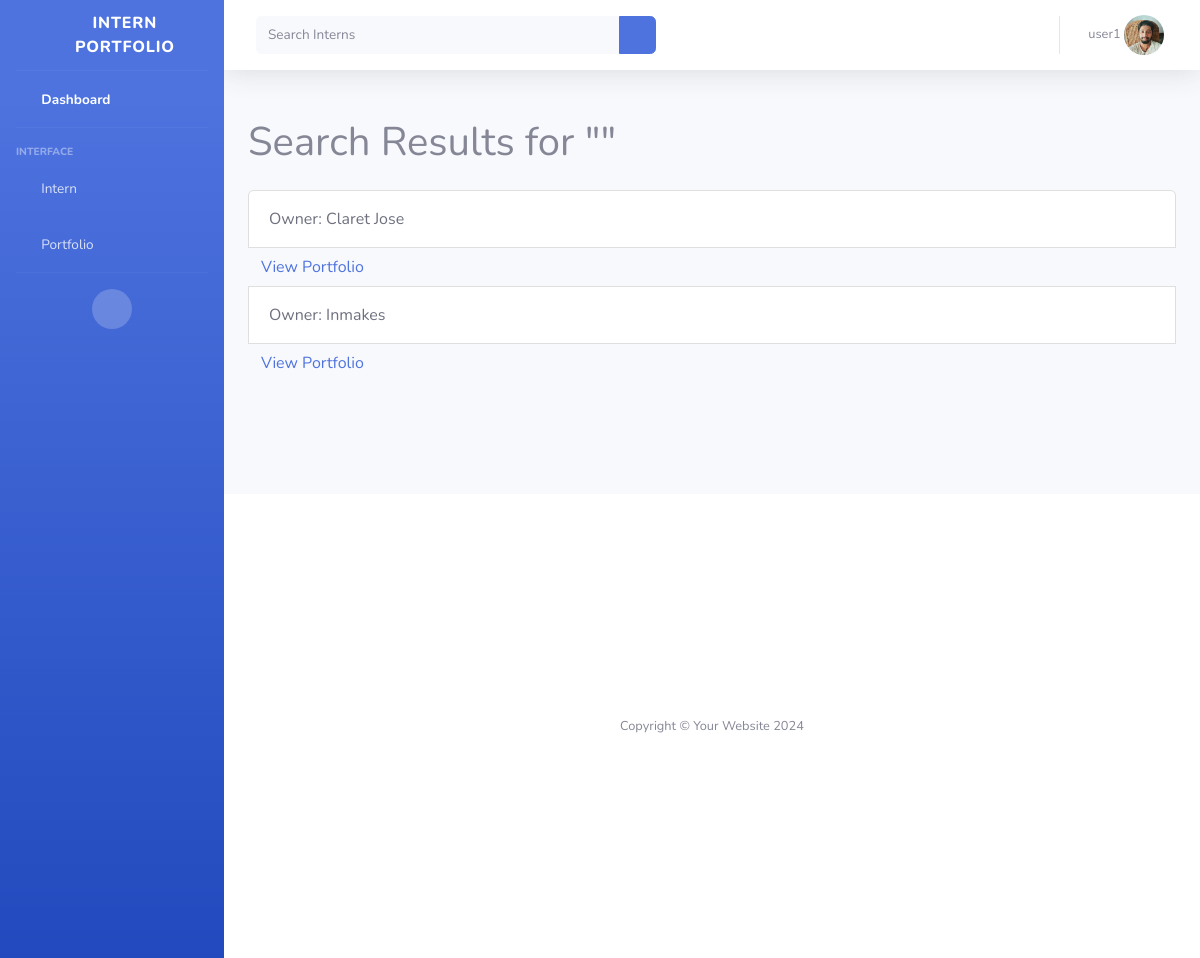
/search/ (signed in), run on the app's committed database.
### profiles/models.py (models this page shows, shortened)
class UserProfile(models.Model):
    user = models.OneToOneField(User, on_delete=models.CASCADE)
    name = models.CharField(max_length=200)
    email = models.EmailField(max_length=200, null=True, unique=True)
    phone = models.CharField(max_length=15, null=True)
    profile_pic = models.ImageField(null=True, blank=True)

class Portfolio(models.Model):
    user_profile = models.ForeignKey(UserProfile, on_delete=models.CASCADE)
    bio = models.TextField(blank=True)
    skills = models.TextField(blank=True)
    education = models.TextField(blank=True)
    created_at = models.DateTimeField(auto_now_add=True)

### profiles/views.py (the view)
# urls.py: path('search/', search, name='search'),
def search(request):
    query = request.GET.get('q', '')
    portfolios = Portfolio.objects.filter(user_profile__name__icontains=query)
    context = {
        'query': query,
        'portfolios': portfolios,
    }
    return render(request, 'search.html', context)

### profiles/context_processor.py (called while the page is built)
def is_admin(request):
    is_admin = False
    if request.user.is_authenticated and request.user.groups.filter(name='Admin').exists():
        is_admin = True
    return {'is_admin':is_admin}

def is_intern(request):
    is_intern = False
    if request.user.is_authenticated and request.user.groups.filter(name='Intern').exists():
        is_intern = True
    return {'is_intern':is_intern}

### templates/search.html (shortened to what this page needs)
{% extends 'base.html' %}
{% block content %}
    <div class="container">
        <h1 class="my-4">Search Results for "{{ query }}"</h1>
        <div class="list-group">
            {% if portfolios %}
                {% for portfolio in portfolios %}
                    <a href="#" class="list-group-item list-group-item-action">
                        <p class="mb-1">Owner: {{ portfolio.user_profile.name }}</p>
                        <a href="{% url 'portfolio_view' portfolio.id %}" class="btn btn-link text-left">View Portfolio</a>
                    </a>
                {% endfor %}
            {% else %}
                <div class="list-group-item">
                    No portfolios found.
                </div>
            {% endif %}
        </div>
    </div>
{% endblock %}

### templates/base.html (shortened to what this page needs)
<!DOCTYPE html>
{% load static %}
<html lang="en">
<head>
    <link href="https://cdn.jsdelivr.net/npm/bootstrap@5.3.3/dist/css/bootstrap.min.css" rel="stylesheet">
    <link href="{% static 'vendor/fontawesome-free/css/all.min.css' %}" rel="stylesheet" type="text/css">
    <link href="{% static 'css/sb-admin-2.min.css' %}" rel="stylesheet">
</head>
</html>
<body id="page-top">
    <div id="wrapper">
        <ul class="navbar-nav bg-gradient-primary sidebar sidebar-dark accordion" id="accordionSidebar">
            <a class="sidebar-brand d-flex align-items-center justify-content-center" href="{% url 'dash' %}">
                <div class="sidebar-brand-icon rotate-n-15">
                    <i class="fas fa-laugh-wink"></i>
                </div>
                <div class="sidebar-brand-text mx-3">Intern Portfolio</div>
            </a>
            <hr class="sidebar-divider my-0">
            <li class="nav-item active">
                <a class="nav-link" href="{% url 'dash' %}">
                    <i class="fas fa-fw fa-tachometer-alt"></i>
                    <span>Dashboard</span></a>
            </li>
            {% if is_admin or is_intern %}
            <hr class="sidebar-divider">
            <div class="sidebar-heading">
                Interface
            </div>
            <li class="nav-item">
                <a class="nav-link collapsed" href="#" data-toggle="collapse" data-target="#collapseTwo"
                    aria-expanded="true" aria-controls="collapseTwo">
                    <i class="fas fa-fw fa-cog"></i>
                    <span>Intern </span>
                </a>
            </li>
            <li class="nav-item">
                <a class="nav-link collapsed" href="#" data-toggle="collapse" data-target="#collapseUtilities"
                    aria-expanded="true" aria-controls="collapseUtilities">
                    <i class="fas fa-fw fa-wrench"></i>
                    <span>Portfolio</span>
                </a>
            </li>
            <hr class="sidebar-divider d-none d-md-block">
            <div class="text-center d-none d-md-inline">
                <button class="rounded-circle border-0" id="sidebarToggle"></button>
            </div>
            {% endif %}
        </ul>
        <div id="content-wrapper" class="d-flex flex-column">
            <div id="content">
                <nav class="navbar navbar-expand navbar-light bg-white topbar mb-4 static-top shadow">
                    <form action="{% url 'search' %}" method="get"
                        class="d-none d-sm-inline-block form-inline mr-auto ml-md-3 my-2 my-md-0 mw-100 navbar-search">
                        <div class="input-group">
                            <input type="text" name="q" class="form-control bg-light border-0 small" placeholder="Search Interns"
                                aria-label="Search" aria-describedby="basic-addon2">
                            <div class="input-group-append">
                                <button class="btn btn-primary" type="submit">
                                    <i class="fas fa-search fa-sm"></i>
                                </button>
                            </div>
                        </div>
                    </form>
                    <ul class="navbar-nav ml-auto">
                        <li class="nav-item dropdown no-arrow">
                            <a class="nav-link dropdown-toggle" href="#" id="userDropdown" role="button"
                                data-toggle="dropdown" aria-haspopup="true" aria-expanded="false">
                                <span class="mr-2 d-none d-lg-inline text-gray-600 small">{{request.user}}
                                    {% if request.user.userprofile.profile_pic %}
                                    <img class="image-profile rounded-circle" src="{{ request.user.userprofile.profile_pic.url }}" alt="Profile" >
                                    {% else %}
                                    <img class="image-profile rounded-circle" src="{% static 'img/profile-img-lh.jpg' %}" alt="Profile" >
                                    {% endif %}
                                </span>
                            </a>
                        </li>
                    </ul>
                </nav>
                {% block content %}
            {% endblock %}
            <footer class="sticky-footer bg-white">
                <div class="container my-auto">
                    <div class="copyright text-center my-auto">
                        <span>Copyright &copy; Your Website 2024</span>
                    </div>
                </div>
            </footer>
        </div>
    </div>
</body>
</html>

### templates/base.html (style rules this page uses)
.image-profile { width: 40px; height: 40px; object-fit: cover; }
.container { display: flex; flex-direction: column; min-height: 50vh; }

### data on the page
Portfolio: user_profile.name "Claret Jose"
Portfolio: user_profile.name "Inmakes"

### other printed values
{{ request.user }} "user1"
